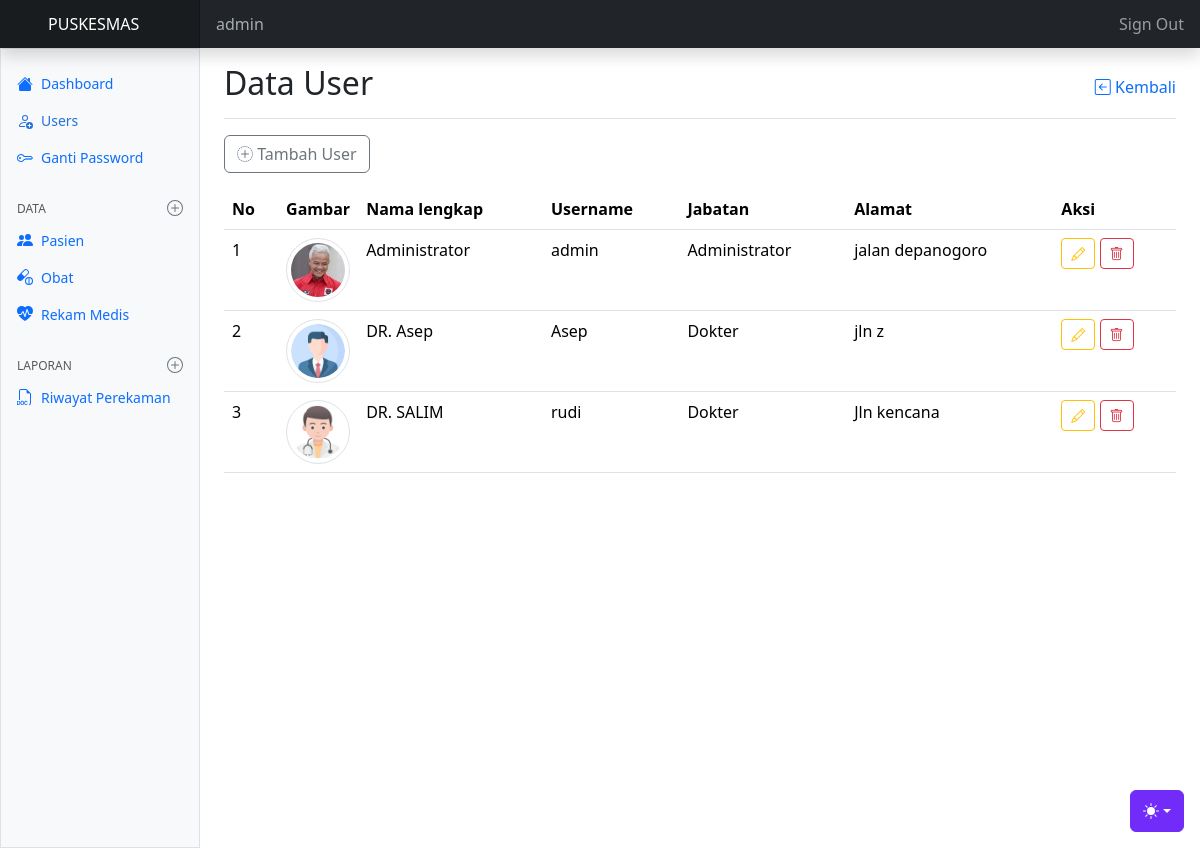
Page /user/index.php (signed in) on the committed database.
### tables this page shows
CREATE TABLE `tb_user` (
  `id_user` int(11) NOT NULL,
  `username` varchar(50) NOT NULL,
  `fullname` varchar(50) NOT NULL,
  `password` varchar(255) NOT NULL,
  `jabatan` enum('1','2','3') NOT NULL COMMENT '1=administrator, 2=petugas, 3=dokter',
  `alamat` varchar(100) NOT NULL,
  `gambar` varchar(100) NOT NULL
);

### user/index.php (the view, shortened to what this page needs)
<?php
  require "../config.php";
  $main_url = "http://localhost/rekam_medis/";
  require "../template/header.php";
  require "../template/navbar.php";
  require "../template/sidebar.php";
?>
    <main class="col-md-9 ms-sm-auto col-lg-10 px-md-4 min-vh-100">
        <div class="d-flex justify-content-between flex-wrap flex-md-nowrap align-items-center pt-3 pb-2 mb-3 border-bottom">
            <h1 class="h2">Data User</h1>
            <a href="<?= $main_url ?>index.php" class="text-decoration-none"><i class="bi bi-arrow-left-square align-top"></i> Kembali</a>
        </div>
        <a href="<?= $main_url ?>user/tambah-user.php" class="btn btn-outline-secondary mb-3"><i class="bi bi-plus-circle-dotted align-top"></i> Tambah User</a>
        <table class="table table-responsive tabel">
            <thead>
                <tr>
                    <th scope="col">No</th>
                    <th scope="col">Gambar</th>
                    <th scope="col">Nama lengkap</th>
                    <th scope="col">Username</th>
                    <th scope="col">Jabatan</th>
                    <th scope="col">Alamat</th>
                    <th scope="col">Aksi</th>
                </tr>
            </thead>
            <tbody>
                <?php
                    $no = 1;
                    $getData = mysqli_query($koneksi, "SELECT * FROM tb_user");
                    while ($user = mysqli_fetch_assoc($getData)) {
                        $jabatan = $user['jabatan'];
                ?>
                    <tr>
                        <td class=""><?= $no++ ?></td>
                        <td class="col-1">
                            <img src="../assets/img/img-user/<?= $user['gambar'] ?>" alt="gambar" class="img-thumbnail rounded-circle img-fluid">
                        </td>
                        <td class="center"><?= $user['fullname'] ?></td>
                        <td><?= $user['username'] ?></td>
                        <td>
                            <?php
                                if ($jabatan == 1) {
                                    echo "Administrator";
                                } else if ($jabatan == 2) {
                                    echo "Petugas";
                                } else if ($jabatan == 3) {
                                    echo "Dokter";
                                }
                            ?>
                        </td>
                        <td><?= $user['alamat'] ?></td>
                        <td>
                            <a href="edit-user.php?id=<?= $user['id_user'] ?>&gambar=<?= $user['gambar'] ?>" class="btn btn-sm btn-outline-warning m-auto" title="editlah"><i class="bi bi-pencil align-top"></i></a>
                            <a href="proses-user.php?id=<?= $user['id_user'] ?>&gambar=<?= $user['gambar'] ?>&aksi=hapus-user" onclick="return confirm('Apakah anda yakin?')" class="btn btn-sm btn-outline-danger" title="hapuslah"><i class="bi bi-trash align-top"></i></a>
                        </td>
                    </tr>
                <?php } ?>
            </tbody>
        </table>
    </main>
<?php
  require "../template/footer.php";
?>

### template/header.php (shortened to what this page needs)
<!doctype html>
<html lang="en" data-bs-theme="auto">
  <head><script src="<?= $main_url ?>assets/js/color-modes.js"></script>
    <link rel="stylesheet" href="https://cdn.jsdelivr.net/npm/@docsearch/css@3">
    <link href="<?= $main_url ?>assets/dist/css/bootstrap.min.css" rel="stylesheet">
    <link rel="stylesheet" href="<?= $main_url ?>assets/dist/css/index.css">
    <link rel="stylesheet" href="https://cdn.datatables.net/1.13.7/css/jquery.dataTables.min.css">
    <link rel="stylesheet" href="https://ajax.googleapis.com/ajax/libs/jqueryui/1.12.1/themes/smoothness/jquery-ui.css">
    <link rel="stylesheet" type="text/css" href="https://cdnjs.cloudflare.com/ajax/libs/bootstrap-tokenfield/0.12.0/css/bootstrap-tokenfield.css">
    <link href="https://cdn.jsdelivr.net/npm/bootstrap-icons@1.10.5/font/bootstrap-icons.min.css" rel="stylesheet">
    <link href="<?= $main_url ?>assets/dashboard/dashboard.css" rel="stylesheet">
  </head>
  <body>

### template/navbar.php (shortened to what this page needs)
<div class="dropdown position-fixed bottom-0 end-0 mb-3 me-3 bd-mode-toggle">
      <button class="btn btn-bd-primary py-2 dropdown-toggle d-flex align-items-center"
              id="bd-theme"
              type="button"
              aria-expanded="false"
              data-bs-toggle="dropdown"
              aria-label="Toggle theme (auto)">
        <svg class="bi my-1 theme-icon-active"><use href="#circle-half"></use></svg>
      </button>
    </div>
<header class="navbar sticky-top bg-dark flex-md-nowrap p-0 shadow" data-bs-theme="dark">
    <a class="navbar-brand col-md-3 col-lg-2 me-0 px-5 fs-6 text-white" href="#">PUSKESMAS</a>
    <span class="text-secondary-emphasis ms-3 w-100"><?= $_SESSION['ssUserRM'] ?></span>
    <div class="navbar-nav">
        <div class="nav-item text-nowrap px-3">
            <a href="<?= $main_url ?>autentikasi/logout.php" class="nav-link">Sign Out</a>
        </div>
    </div>
</header>

### template/sidebar.php (shortened to what this page needs)
<div class="container-fluid">
  <div class="row">
    <?php
      $uri_path = parse_url($_SERVER['REQUEST_URI'], PHP_URL_PATH);
      $uri_segment = explode('/', $uri_path);
      $menu = $uri_segment[2];
      $userLogin = $_SESSION['ssUserRM'];
      $cekUser = mysqli_query($koneksi, "SELECT * FROM tb_user WHERE username = '$userLogin'");
      $result = mysqli_fetch_assoc($cekUser);
    ?>
    <div class="sidebar border border-right col-md-3 col-lg-2 p-0 bg-body-tertiary">
      <div class="offcanvas-md offcanvas-end bg-body-tertiary" tabindex="-1" id="sidebarMenu" aria-labelledby="sidebarMenuLabel">
        <div class="offcanvas-body d-md-flex flex-column p-0 pt-lg-3 overflow-y-auto">
          <ul class="nav flex-column">
            <li class="nav-item">
              <a class="nav-link d-flex align-items-center gap-2 <?= $menu == 'index.php' ? 'active' : null ?>" aria-current="page" href="<?= $main_url ?>index.php">
                <svg class="bi"><use xlink:href="#house-fill"/></svg>
                Dashboard
              </a>
            </li>
            <?php if ($result['jabatan'] == 1) { ?>
              <li class="nav-item">
                <a class="nav-link d-flex align-items-center gap-2 <?= $menu == 'user' ? 'active' : null ?>" href="<?= $main_url ?>user">
                  Users
                </a>
              </li>
            <?php  } ?>
            <li class="nav-item">
              <a class="nav-link d-flex align-items-center gap-2 <?= $menu == 'autentikasi' ? 'active' : null ?>" href="<?= $main_url ?>autentikasi/password.php">
                Ganti Password
              </a>
            </li>
          </ul>
          <h6 class="sidebar-heading d-flex justify-content-between align-items-center px-3 mt-4 mb-1 text-body-secondary text-uppercase">
            <span>Data</span>
            <a class="link-secondary" href="#" aria-label="Add a new report">
              <svg class="bi"><use xlink:href="#plus-circle"/></svg>
            </a>
          </h6>
          <ul class="nav flex-column mb-auto">
          <?php if ($result['jabatan'] != 3) { ?>
            <li class="nav-item">
              <a class="nav-link d-flex align-items-center gap-2 <?= $menu == 'pasien' ? 'active' : '' ?>" href="<?= $main_url ?>pasien">
                Pasien
              </a>
            </li>
            <?php } ?>
            <?php if ($result['jabatan'] != 3) { ?>
            <li class="nav-item">
              <a class="nav-link d-flex align-items-center gap-2 <?= $menu == 'obat' ? 'active' : '' ?>" href="<?= $main_url ?>obat/">
                Obat
              </a>
            </li>
            <?php } ?>
            <li class="nav-item">
              <a class="nav-link d-flex align-items-center gap-2 <?= $menu == 'rekammedis' ? 'active' : '' ?>" href="<?= $main_url ?>rekammedis/">
                Rekam Medis
              </a>
            </li>
          </ul>
          <h6 class="sidebar-heading d-flex justify-content-between align-items-center px-3 mt-4 mb-1 text-body-secondary text-uppercase">
            <span>Laporan</span>
            <a class="link-secondary" href="#" aria-label="Add a new report">
              <svg class="bi"><use xlink:href="#plus-circle"/></svg>
            </a>
          </h6>
          <ul class="nav flex-column mb-auto">
            <li class="nav-item">
              <a class="nav-link d-flex align-items-center gap-2 <?= $menu == 'riwayat-perekaman' ? 'active' : '' ?>" href="<?= $main_url ?>riwayat-perekaman">
                Riwayat Perekaman
              </a>
            </li>
          </ul>
        </div>
      </div>
    </div>

### template/footer.php (shortened to what this page needs)
    </div>
</div>
</body>
</html>

### assets/dashboard/dashboard.css (style rules this page uses)
.bi { display: inline-block; width: 1rem; height: 1rem; }
.sidebar .nav-link { font-size: .875rem; font-weight: 500; }
.sidebar .nav-link.active { color: #2470dc; }
.sidebar-heading { font-size: .75rem; }
.navbar-brand { padding-top: .75rem; padding-bottom: .75rem; background-color: rgba(0, 0, 0, .25); box-shadow: inset -1px 0 0 rgba(0, 0, 0, .25); }

### template/header.php (style rules this page uses)
.bi { vertical-align: -.125em; fill: currentColor; }
.btn-bd-primary { --bd-violet-bg: #712cf9; --bd-violet-rgb: 112.520718, 44.062154, 249.437846; --bs-btn-font-weight: 600; --bs-btn-color: var(--bs-white); --bs-btn-bg: var(--bd-violet-bg); --bs-btn-border-color: var(--bd-violet-bg); --bs-btn-hover-color: var(--bs-white); --bs-btn-hover-bg: #6528e0; --bs-btn-hover-border-color: #6528e0; --bs-btn-focus-shadow-rgb: var(--bd-violet-rgb); --bs-btn-active-color: var(--bs-btn-hover-color); --bs-btn-active-bg: #5a23c8; --bs-btn-active-border-color: #5a23c8; }
.bd-mode-toggle { z-index: 1500; }

### rows in the picture
tb_user: gambar (picture), fullname "Administrator", username "admin", jabatan "Administrator", alamat "jalan depanogoro"
tb_user: gambar (picture), fullname "DR. Asep", username "Asep", jabatan "Dokter", alamat "jln z"
tb_user: gambar (picture), fullname "DR. SALIM", username "rudi", jabatan "Dokter", alamat "Jln kencana"

### other values in the picture
$_SESSION['ssUserRM'] "admin"
